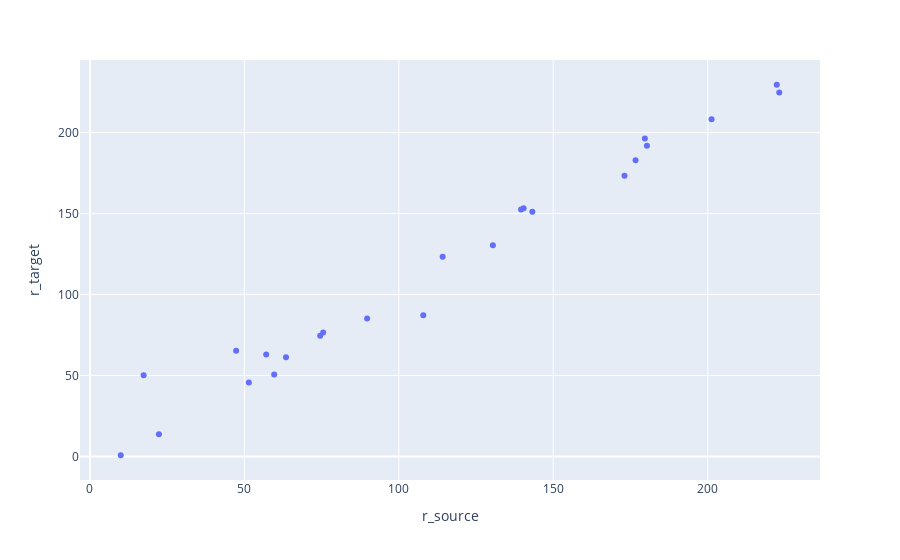

Notebook source saved alongside this figure:
### Code cell
import plotly.express as px

fig = px.scatter(merged_df, x="r_source", y="r_target",
                 hover_data=['label'])
fig.show()

### Figure 1 — Plotly figure (JSON) as saved in the notebook; plotly's stock layout.template omitted (floating-point values rounded to 4 significant figures)
{"data": [{"customdata": [[1], [2], [3], [4], [5], [6], [7], [8], [9], [10], [11], [12], [13], [14], [15], [16], [17], [18], [19], [20], [21], [22], [23], [24]], "hovertemplate": "r_source=%{x}<br>r_target=%{y}<br>label=%{customdata[0]}<extra></extra>", "legendgroup": "", "marker": {"color": "#636efa", "symbol": "circle"}, "mode": "markers", "name": "", "showlegend": false, "type": "scatter", "x": [22.33, 51.44, 89.73, 130.5, 173.1, 223.2, 17.38, 59.65, 139.6, 222.4, 140.4, 9.967, 201.3, 143.2, 57.05, 179.7, 47.33, 180.3, 75.5, 176.6, 74.54, 63.48, 114.2, 107.9], "xaxis": "x", "y": [13.64, 45.66, 85.23, 130.3, 173.4, 224.7, 50.17, 50.65, 152.4, 229.5, 153.3, 0.7144, 208.1, 151.1, 62.96, 196.3, 65.19, 191.8, 76.59, 182.9, 74.52, 61.2, 123.3, 87.13], "yaxis": "y"}], "layout": {"legend": {"tracegroupgap": 0}, "margin": {"t": 60}, "xaxis": {"anchor": "y", "domain": [0, 1], "title": {"text": "r_source"}}, "yaxis": {"anchor": "x", "domain": [0, 1], "title": {"text": "r_target"}}}}
